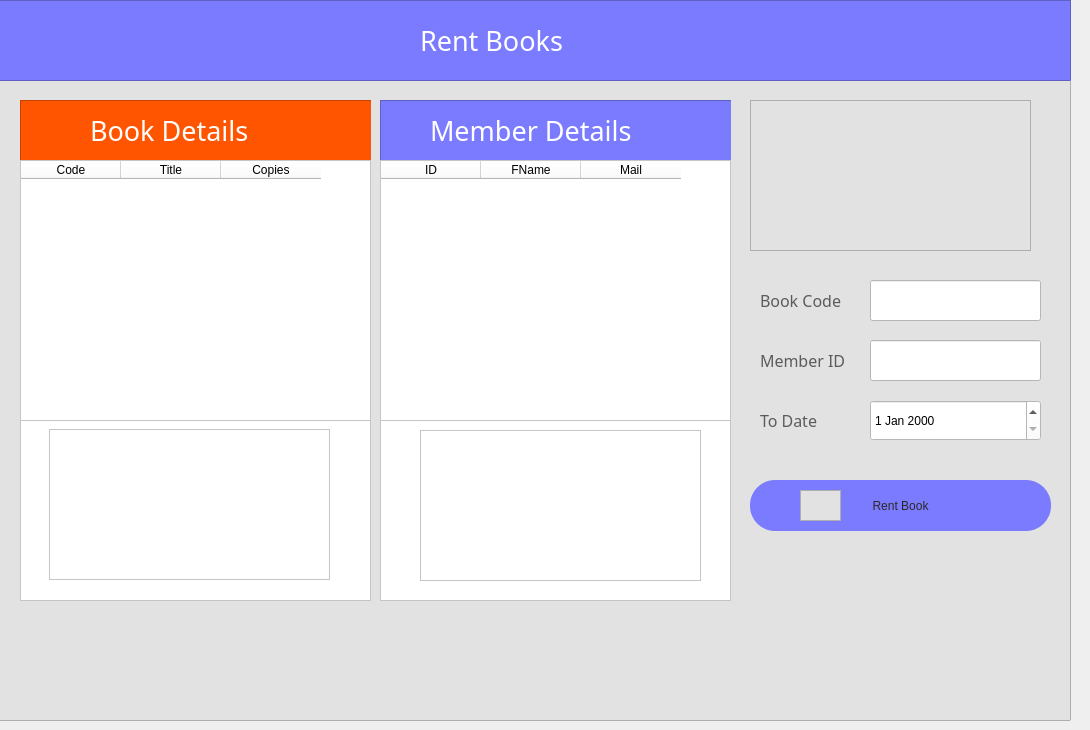
      <widget class="QWidget" name="tab_14">
       <attribute name="icon">
        <iconset resource="icons.qrc">
         <normaloff>:/newPrefix/icons/serv.png</normaloff>:/newPrefix/icons/serv.png</iconset>
       </attribute>
       <attribute name="title">
        <string>Rent Book</string>
       </attribute>
       <widget class="QFrame" name="frame_62">
        <property name="geometry">
         <rect>
          <x>-10</x>
          <y>0</y>
          <width>1081</width>
          <height>721</height>
         </rect>
        </property>
        <property name="styleSheet">
         <string notr="true">background-color: rgb(226, 226, 226);</string>
        </property>
        <property name="frameShape">
         <enum>QFrame::StyledPanel</enum>
        </property>
        <property name="frameShadow">
         <enum>QFrame::Raised</enum>
        </property>
        <widget class="QLabel" name="label_39">
         <property name="geometry">
          <rect>
           <x>10</x>
           <y>20</y>
           <width>131</width>
           <height>61</height>
          </rect>
         </property>
         <property name="font">
          <font>
           <pointsize>9</pointsize>
          </font>
         </property>
         <property name="text">
          <string/>
         </property>
        </widget>
        <widget class="QFrame" name="frame_63">
         <property name="geometry">
          <rect>
           <x>-10</x>
           <y>0</y>
           <width>1091</width>
           <height>81</height>
          </rect>
         </property>
         <property name="styleSheet">
          <string notr="true">background-color: rgb(123, 123, 255);
</string>
         </property>
         <property name="frameShape">
          <enum>QFrame::StyledPanel</enum>
         </property>
         <property name="frameShadow">
          <enum>QFrame::Raised</enum>
         </property>
         <widget class="QLabel" name="label_15">
          <property name="geometry">
           <rect>
            <x>440</x>
            <y>20</y>
            <width>311</width>
            <height>41</height>
           </rect>
          </property>
          <property name="font">
           <font>
            <family>hooge 05_55</family>
            <pointsize>20</pointsize>
           </font>
          </property>
          <property name="styleSheet">
           <string notr="true">color: rgb(255, 255, 255);</string>
          </property>
          <property name="text">
           <string>Rent Books</string>
          </property>
         </widget>
        </widget>
        <widget class="QFrame" name="frame_65">
         <property name="geometry">
          <rect>
           <x>30</x>
           <y>100</y>
           <width>351</width>
           <height>501</height>
          </rect>
         </property>
         <property name="styleSheet">
          <string notr="true">background-color: rgb(255, 255, 255);</string>
         </property>
         <property name="frameShape">
          <enum>QFrame::StyledPanel</enum>
         </property>
         <property name="frameShadow">
          <enum>QFrame::Raised</enum>
         </property>
         <widget class="QLabel" name="label_45">
          <property name="geometry">
           <rect>
            <x>10</x>
            <y>20</y>
            <width>131</width>
            <height>61</height>
           </rect>
          </property>
          <property name="font">
           <font>
            <pointsize>9</pointsize>
           </font>
          </property>
          <property name="text">
           <string/>
          </property>
         </widget>
         <widget class="QFrame" name="frame_66">
          <property name="geometry">
           <rect>
            <x>0</x>
            <y>0</y>
            <width>391</width>
            <height>61</height>
           </rect>
          </property>
          <property name="styleSheet">
           <string notr="true">background-color: rgb(255, 85, 0);</string>
          </property>
          <property name="frameShape">
           <enum>QFrame::StyledPanel</enum>
          </property>
          <property name="frameShadow">
           <enum>QFrame::Raised</enum>
          </property>
          <widget class="QLabel" name="label_46">
           <property name="geometry">
            <rect>
             <x>70</x>
             <y>10</y>
             <width>231</width>
             <height>41</height>
            </rect>
           </property>
           <property name="font">
            <font>
             <family>hooge 05_55</family>
             <pointsize>20</pointsize>
            </font>
           </property>
           <property name="styleSheet">
            <string notr="true">color: rgb(255, 255, 255);</string>
           </property>
           <property name="text">
            <string>Book Details</string>
           </property>
          </widget>
         </widget>
         <widget class="QFrame" name="frame_69">
          <property name="geometry">
           <rect>
            <x>29</x>
            <y>329</y>
            <width>281</width>
            <height>151</height>
           </rect>
          </property>
          <property name="styleSheet">
           <string notr="true">image: url(:/newPrefix/icons/booooks.png);</string>
          </property>
          <property name="frameShape">
           <enum>QFrame::StyledPanel</enum>
          </property>
          <property name="frameShadow">
           <enum>QFrame::Raised</enum>
          </property>
         </widget>
         <widget class="QTableWidget" name="bookdetails_table">
          <property name="geometry">
           <rect>
            <x>0</x>
            <y>60</y>
            <width>351</width>
            <height>261</height>
           </rect>
          </property>
          <property name="styleSheet">
           <string notr="true">background-color: rgb(255, 255, 255);</string>
          </property>
          <column>
           <property name="text">
            <string>Code</string>
           </property>
          </column>
          <column>
           <property name="text">
            <string>Title</string>
           </property>
          </column>
          <column>
           <property name="text">
            <string>Copies</string>
           </property>
          </column>
         </widget>
        </widget>
        <widget class="QFrame" name="frame_67">
         <property name="geometry">
          <rect>
           <x>390</x>
           <y>100</y>
           <width>351</width>
           <height>501</height>
          </rect>
         </property>
         <property name="styleSheet">
          <string notr="true">background-color: rgb(255, 255, 255);</string>
         </property>
         <property name="frameShape">
          <enum>QFrame::StyledPanel</enum>
         </property>
         <property name="frameShadow">
          <enum>QFrame::Raised</enum>
         </property>
         <widget class="QLabel" name="label_47">
          <property name="geometry">
           <rect>
            <x>10</x>
            <y>20</y>
            <width>131</width>
            <height>61</height>
           </rect>
          </property>
          <property name="font">
           <font>
            <pointsize>9</pointsize>
           </font>
          </property>
          <property name="text">
           <string/>
          </property>
         </widget>
         <widget class="QFrame" name="frame_68">
          <property name="geometry">
           <rect>
            <x>0</x>
            <y>0</y>
            <width>391</width>
            <height>61</height>
           </rect>
          </property>
          <property name="styleSheet">
           <string notr="true">background-color: rgb(123, 123, 255);
</string>
          </property>
          <property name="frameShape">
           <enum>QFrame::StyledPanel</enum>
          </property>
          <property name="frameShadow">
           <enum>QFrame::Raised</enum>
          </property>
          <widget class="QLabel" name="label_48">
           <property name="geometry">
            <rect>
             <x>50</x>
             <y>10</y>
             <width>281</width>
             <height>41</height>
            </rect>
           </property>
           <property name="font">
            <font>
             <family>hooge 05_55</family>
             <pointsize>20</pointsize>
            </font>
           </property>
           <property name="styleSheet">
            <string notr="true">color: rgb(255, 255, 255);</string>
           </property>
           <property name="text">
            <string>Member Details</string>
           </property>
          </widget>
         </widget>
         <widget class="QFrame" name="frame_70">
          <property name="geometry">
           <rect>
            <x>40</x>
            <y>330</y>
            <width>281</width>
            <height>151</height>
           </rect>
          </property>
          <property name="styleSheet">
           <string notr="true">image: url(:/newPrefix/icons/cliennnt.png);</string>
          </property>
          <property name="frameShape">
           <enum>QFrame::StyledPanel</enum>
          </property>
          <property name="frameShadow">
           <enum>QFrame::Raised</enum>
          </property>
         </widget>
         <widget class="QTableWidget" name="memdetails_table">
          <property name="geometry">
           <rect>
            <x>0</x>
            <y>60</y>
            <width>351</width>
            <height>261</height>
           </rect>
          </property>
          <property name="styleSheet">
           <string notr="true">background-color: rgb(255, 255, 255);</string>
          </property>
          <column>
           <property name="text">
            <string>ID</string>
           </property>
          </column>
          <column>
           <property name="text">
            <string>FName</string>
           </property>
          </column>
          <column>
           <property name="text">
            <string>Mail</string>
           </property>
          </column>
         </widget>
        </widget>
        <widget class="QFrame" name="frame_71">
         <property name="geometry">
          <rect>
           <x>760</x>
           <y>100</y>
           <width>281</width>
           <height>151</height>
          </rect>
         </property>
         <property name="styleSheet">
          <string notr="true">image: url(:/newPrefix/icons/srrvpng.png);</string>
         </property>
         <property name="frameShape">
          <enum>QFrame::StyledPanel</enum>
         </property>
         <property name="frameShadow">
          <enum>QFrame::Raised</enum>
         </property>
        </widget>
        <widget class="QLineEdit" name="bcode_rent">
         <property name="geometry">
          <rect>
           <x>880</x>
           <y>280</y>
           <width>171</width>
           <height>41</height>
          </rect>
         </property>
         <property name="styleSheet">
          <string notr="true">background-color: rgb(255, 255, 255);</string>
         </property>
        </widget>
        <widget class="QLabel" name="label_96">
         <property name="geometry">
          <rect>
           <x>770</x>
           <y>290</y>
           <width>91</width>
           <height>21</height>
          </rect>
         </property>
         <property name="font">
          <font>
           <family>Impact</family>
           <pointsize>12</pointsize>
          </font>
         </property>
         <property name="styleSheet">
          <string notr="true">color: rgb(91, 91, 91);</string>
         </property>
         <property name="text">
          <string>Book Code</string>
         </property>
        </widget>
        <widget class="QLineEdit" name="mem_idrent">
         <property name="geometry">
          <rect>
           <x>880</x>
           <y>340</y>
           <width>171</width>
           <height>41</height>
          </rect>
         </property>
         <property name="styleSheet">
          <string notr="true">background-color: rgb(255, 255, 255);</string>
         </property>
         <property name="text">
          <string/>
         </property>
        </widget>
        <widget class="QLabel" name="label_97">
         <property name="geometry">
          <rect>
           <x>770</x>
           <y>350</y>
           <width>91</width>
           <height>21</height>
          </rect>
         </property>
         <property name="font">
          <font>
           <family>Impact</family>
           <pointsize>12</pointsize>
          </font>
         </property>
         <property name="styleSheet">
          <string notr="true">color: rgb(91, 91, 91);</string>
         </property>
         <property name="text">
          <string>Member ID</string>
         </property>
        </widget>
        <widget class="QLabel" name="label_99">
         <property name="geometry">
          <rect>
           <x>770</x>
           <y>410</y>
           <width>91</width>
           <height>21</height>
          </rect>
         </property>
         <property name="font">
          <font>
           <family>Impact</family>
           <pointsize>12</pointsize>
          </font>
         </property>
         <property name="styleSheet">
          <string notr="true">color: rgb(91, 91, 91);</string>
         </property>
         <property name="text">
          <string>To Date</string>
         </property>
        </widget>
        <widget class="QFrame" name="frame_72">
         <property name="geometry">
          <rect>
           <x>810</x>
           <y>490</y>
           <width>41</width>
           <height>31</height>
          </rect>
         </property>
         <property name="styleSheet">
          <string notr="true">background-color: rgb(255, 85, 0 / 0%);
image: url(:/newPrefix/icons/serv.png);</string>
         </property>
         <property name="frameShape">
          <enum>QFrame::StyledPanel</enum>
         </property>
         <property name="frameShadow">
          <enum>QFrame::Raised</enum>
         </property>
        </widget>
        <widget class="QPushButton" name="rent_bookButton">
         <property name="geometry">
          <rect>
           <x>760</x>
           <y>480</y>
           <width>301</width>
           <height>51</height>
          </rect>
         </property>
         <property name="styleSheet">
          <string notr="true">QPushButton {
color: rgb(40, 40, 40);
  border-radius: 25px;
	background-color: rgb(123, 123, 255);
}

QPushButton:hover {
background-color: rgb(123, 123, 255);
background-color: rgb(255, 85, 0);

}
</string>
         </property>
         <property name="text">
          <string>Rent Book</string>
         </property>
        </widget>
        <widget class="QDateEdit" name="to_date">
         <property name="geometry">
          <rect>
           <x>880</x>
           <y>400</y>
           <width>171</width>
           <height>41</height>
          </rect>
         </property>
         <property name="styleSheet">
          <string notr="true">background-color: rgb(255, 255, 255);</string>
         </property>
        </widget>
        <zorder>label_39</zorder>
        <zorder>frame_63</zorder>
        <zorder>frame_65</zorder>
        <zorder>frame_67</zorder>
        <zorder>frame_71</zorder>
        <zorder>bcode_rent</zorder>
        <zorder>label_96</zorder>
        <zorder>mem_idrent</zorder>
        <zorder>label_97</zorder>
        <zorder>label_99</zorder>
        <zorder>rent_bookButton</zorder>
        <zorder>frame_72</zorder>
        <zorder>to_date</zorder>
       </widget>
      </widget>
